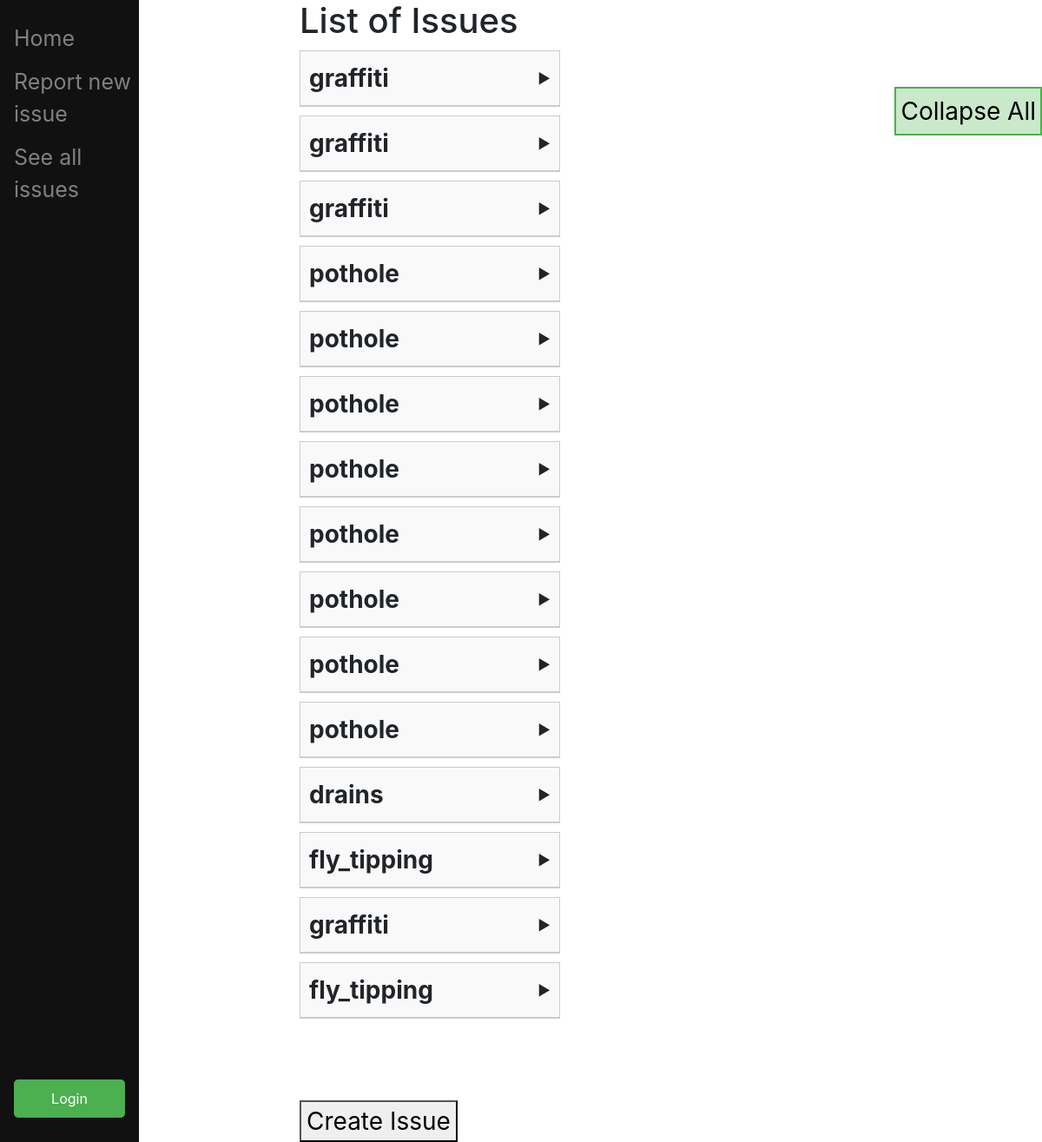
Before: /all_issues/ with the older database file.
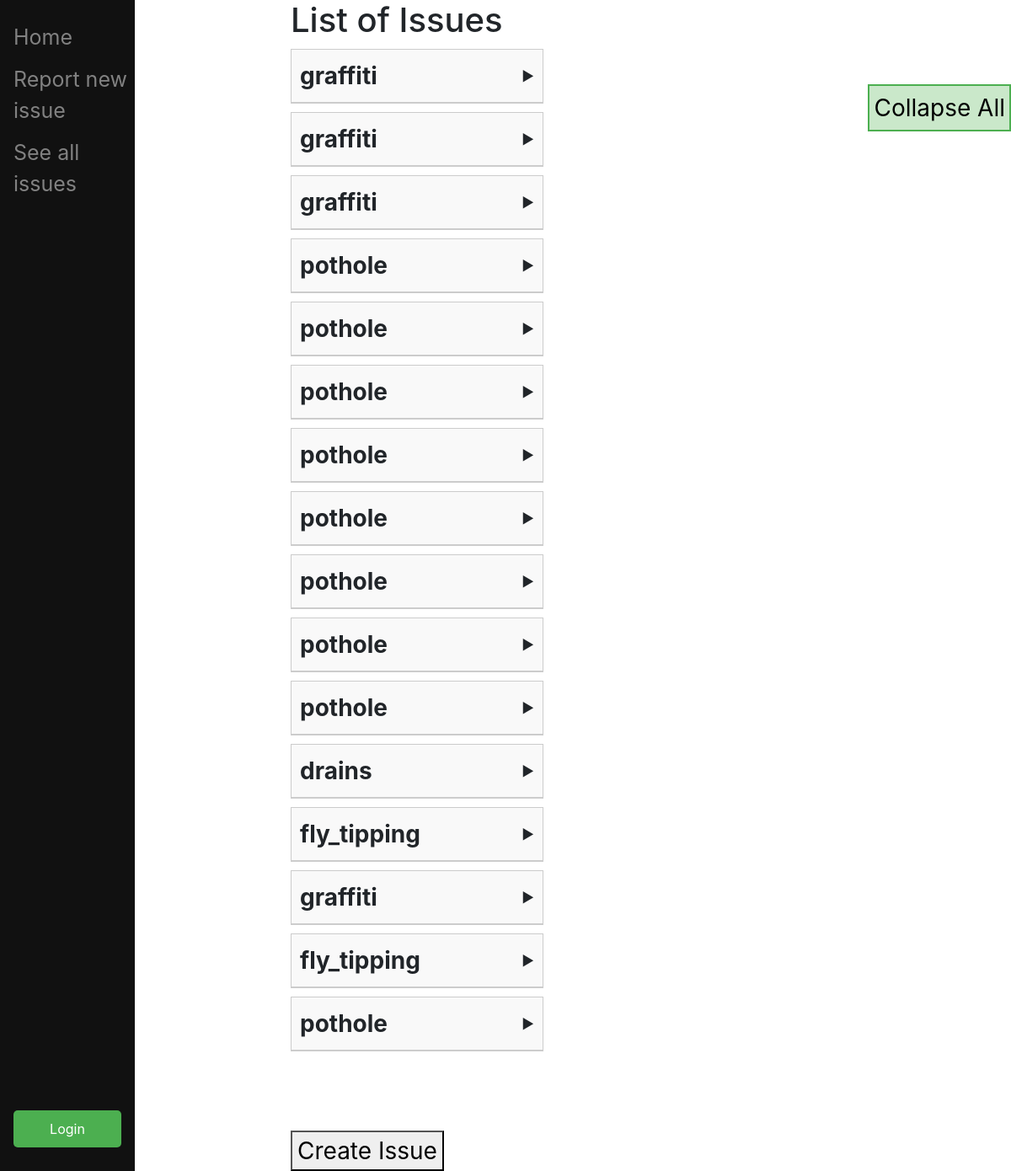
After: the same page with the newer database file.
### main_ui/models.py (models this page shows)
class Issue(models.Model):
    issue_type = models.CharField(max_length=120)
    issue_desc = models.CharField(max_length=300)
    resolved = models.BooleanField(default=False)
    location_lat = models.FloatField()
    location_long = models.FloatField()

### main_ui/views.py (the view)
# urls.py: path("all_issues/", views.list_issues, name="list_issues"),
def list_issues(response):
    issues = Issue.objects.all()
    if response.method == "POST":
        if response.POST.get("Create") == "goto":
            return redirect(reverse("create_issue"))
    return render(
        response,
        "main_ui/list_issues.html",
        {
            "issues": issues,
        })

### main_ui/templates/main_ui/list_issues.html (shortened to what this page needs)
{%extends "main_ui/base.html"%}
{%block content%}
<button class="tr-btn" onclick="collapseAll()">Collapse All</button>
<h1>List of Issues</h1>
{% for issue in issues %}
    <div class="expandable-container">
        <div class="expandable-header" onclick="toggleDetails(this)">
            <span><strong>{{ issue.issue_type }}</strong></span>
            <span class="arrow">▶</span>
        </div>
        <div class="details">
        </div>
    </div>
{% endfor %}
<br><br>
<form method="post">
    <button type="submit", name="Create", value="goto",class="btn btn-primary">Create Issue</button>
</form>
{% endblock %}

Changed rows visible on the page:
added Issue: issue_type "pothole"
